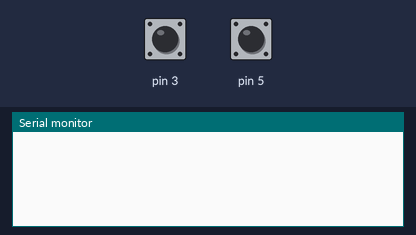
This sketch was run on a simulated Arduino Uno, built with avr-gcc and run on an emulated ATmega328P. Shown: the last lines printed to the serial monitor. The test bench sets the inputs (shaded band); at power-on: pin 5 LOW, pin 3 LOW.

Above: at 1.2 s.
1.3 s: pin 5 pulsed HIGH 2 times (0.12 s each, 0.3 s apart)
At 2.8 s:
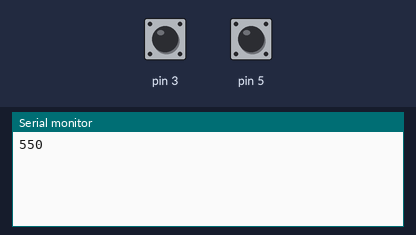
3.4 s: pin 3 pulsed HIGH 2 times (0.12 s each, 0.3 s apart)
At 4.4 s:
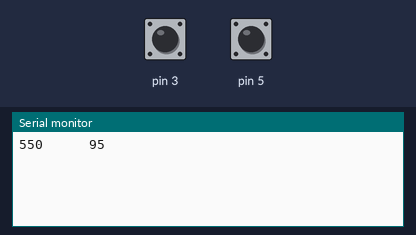

The sketch:

fs_test.ino
```cpp
//use timers instead of micros();
//use millis instead delay();


unsigned int timer = 0;
unsigned int timers = 0;

int engine_rpm = 0;
int kph = 0;

void setup()
{
  /*
  pinMode(8, OUTPUT);
  digitalWrite(8, LOW);
  */

  pinMode(3, INPUT);
  pinMode(5, INPUT);

  digitalWrite(3, LOW);
  digitalWrite(5, LOW);

  Serial.begin(9600);
}

void loop()
{
  //this part is for setting sensors simulators
  /*
  digitalWrite(8, HIGH);
  //delay(5);
  delay(33);
  digitalWrite(8, LOW);
  delay(1);
  */

  while(digitalRead(5) == HIGH);
  while(digitalRead(5) == LOW);
  timer = micros();
  while(digitalRead(5) == HIGH);
  timer = micros() - timer;

  engine_rpm = (0.5 * 60000000)/(float(timer));
  Serial.print(engine_rpm);

  Serial.print("      ");

  while(digitalRead(3) == HIGH);
  while(digitalRead(3) == LOW);
  timers = micros();
  while(digitalRead(3) == HIGH);
  timers = micros() - timers;

  kph = (60000000/(float(timers)) * 0.08670795725);
  Serial.println(kph);

  delay(24);
}
```

Measured:
- after the input at 1.3 s, the serial monitor: prints a new line after 0.12 s (image 1)
- after the input at 3.4 s, the serial monitor: prints a new line after 0.12 s (image 2)
